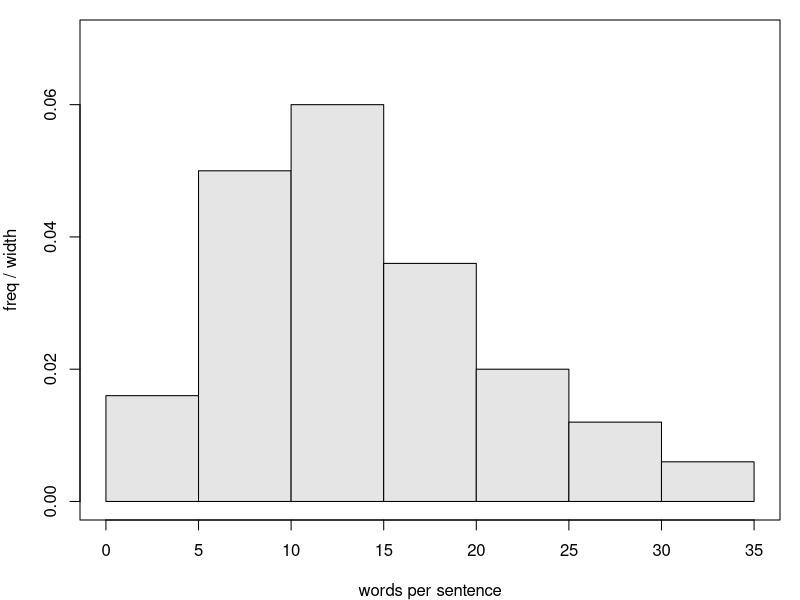
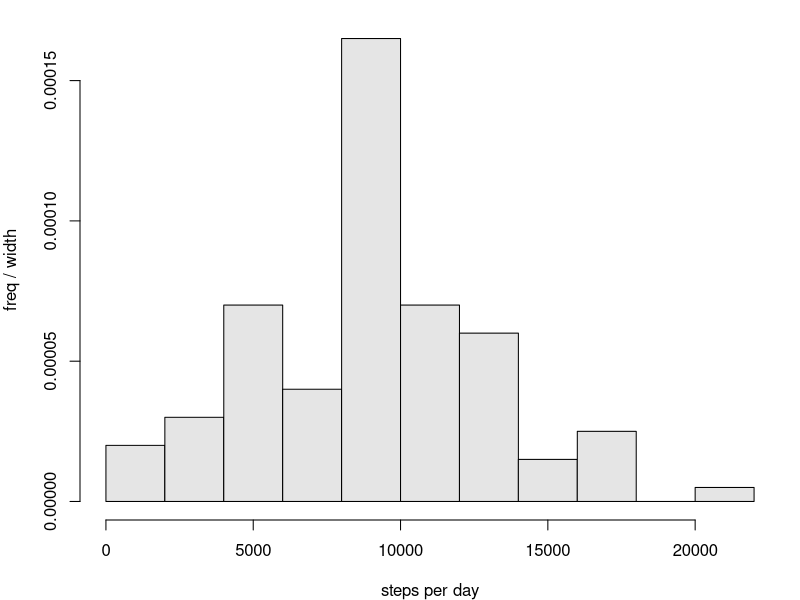

Source code (R) for these figures, in order:
setwd("C:/Users/18904/Github/senior-mathematics/codes")
if(!dir.exists("../figures"))dir.create("../figures")

# week54-1: frequency histogram of word counts in 100 English sentences (Review 9 Comprehensive #6)
# open data-collection task; representative right-skewed distribution, n=100, class width 5
draw1=function(){
  edges=c(0,5,10,15,20,25,30,35)
  cnt=c(8,25,30,18,10,6,3); n=100; w=5
  h=cnt/n/w
  par(mar=c(4,4,1,1))
  plot(0,0,type="n",xlim=c(0,35),ylim=c(0,0.07),xlab="words per sentence",ylab="freq / width",xaxt="n",yaxt="n")
  axis(1,at=edges)
  axis(2,at=c(0,0.02,0.04,0.06))
  for(i in 1:7) rect(edges[i],0,edges[i+1],h[i],border=1,col="gray90")
}
cairo_pdf("../figures/week54-1.pdf",width=4,height=4,family="SimSun");draw1();dev.off()
svglite::svglite("../figures/week54-1.svg",width=4,height=4);draw1();dev.off()

# week54-2: frequency histogram of 100 daily step counts (Review 9 Comprehensive #8)
draw2=function(){
  steps=c(5678,13039,8666,9521,8722,10575,2107,4165,17073,11205,
          5467,11736,9986,8592,6542,12386,13115,5705,8358,13234,
          20142,9769,10426,12802,16722,5887,9266,8635,2455,4524,
          8260,13165,9812,9533,2377,5135,8212,9768,9959,3961,
          5484,11344,8722,12944,8597,12594,15101,4751,11130,11286,
          8897,7192,7313,8790,7699,10892,9583,9207,16358,10182,
          3607,1789,9417,4566,12347,3228,7606,8689,8755,15609,
          8767,9226,5622,11094,8865,11246,17417,995,7317,6878,
          4270,11051,5705,5442,10078,9107,8354,6483,16808,1509,
          1301,10843,13864,12691,8419,14267,9809,9858,8922,12682)
  par(mar=c(4,4,1,1))
  hist(steps,breaks=seq(0,22000,2000),freq=FALSE,col="gray90",border=1,
       xlab="steps per day",ylab="freq / width",main="")
}
cairo_pdf("../figures/week54-2.pdf",width=4,height=4,family="SimSun");draw2();dev.off()
svglite::svglite("../figures/week54-2.svg",width=4,height=4);draw2();dev.off()
